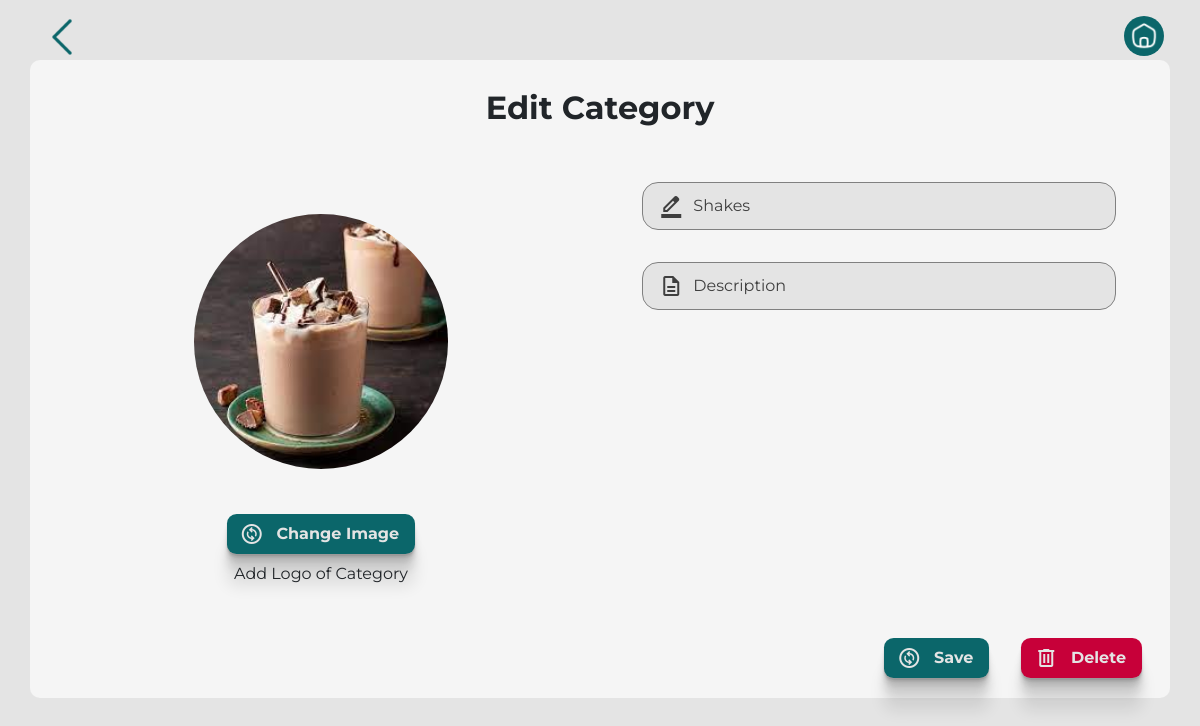
Page /client/category/4/ (signed in) on the committed database.
### client/models.py (models this page shows, shortened)
class Header(models.Model):
    header_text = models.CharField(max_length=100)
    image = models.ImageField(upload_to='images', height_field=None, width_field=None, max_length=None, blank=True, null=True)
    menu = models.ForeignKey(Menu, on_delete=models.CASCADE, related_name='headers')
    description = models.CharField(max_length=50, blank= True, default="")

### client/views.py (the view, shortened to what this page needs)
# urls.py: path('category/<int:id>/', views.categoryEdit, name='category'),
@login_required
@menu_creation
def categoryEdit(request, id):
    header = Header.objects.get(id = id)
    if header.menu.user==request.user:
        return render(request, 'client/categoryEdit.html', {'header': header})
    else:
        return HttpResponse('you are forbidden to visit this page :(')

### client/views.py (called while the page is built)
def menu_creation(view_func, verification_url="/client/getstarted/"):
    @functools.wraps(view_func)
    def wrapper(request, *args, **kwargs):
        if Menu.objects.filter(user=request.user).exists():
            return view_func(request, *args, **kwargs)
        messages.info(request, "create menu first")
        return redirect(verification_url)
    return wrapper

### templates/client/categoryEdit.html (shortened to what this page needs)
{% load static %}
<!DOCTYPE html>
<html lang="en">
  <head>
    <link rel="stylesheet" href="{% static 'css/styleAdmin.css' %}" />
    <link
      href="https://cdn.jsdelivr.net/npm/bootstrap@5.3.1/dist/css/bootstrap.min.css"
      rel="stylesheet"
    />
  </head>
  <body>
    <button href="#" onclick="goBack()" class="back-btn"><img src="{% static  'assets/back_png.png'%}" alt=""></button>
    <a href="/client/psudoPanel" class="home-btn"><img src="{% static  'assets/home-btn.png'%}" alt=""></a>
    <form
    action=""
    method="POST"
    class="container"
    enctype="multipart/form-data"
    >
      <h2>Edit Category</h2>
      <div class="myleftright">
        <div  class="leftBlock">
          <div onclick="open_file1()" class="myImgForEdit">
            {% if header.image %}
            <img src="{{header.image.url}}" alt="">
            {% else %}
            <img src="{% static "images/sadfrog.jpg" %}" alt="">
            {% endif %}
          </div>
          <div onclick="open_file1()" id="" class="buttonBlockEditItem">
            <span class="material-symbols-outlined">change_circle</span>
            <p>Change Image</p>
          </div>
          <p id="fileName">Add Logo of Category</p>
        </div>
        <div class="rightBlock">
          <div class="inputArea">
            <span class="material-symbols-outlined"> border_color </span>
            <input
              type="text"
              placeholder="Category Name"
              name="categoryName"
              value="{{header.header_text}}"required
            />
          </div>
          <div class="inputArea">
            <span class="material-symbols-outlined"> description </span>
            <input
              type="text"
              placeholder="Description"
              name="description"
              size="10"
              value="{{header.description}}"
            />
          </div>
        </div>
      </div>
      <div class="buttonListEdit">
        <button type="submit"  id="saveChangeButton" class="buttonBlockEditItem" name="saveSubmit">
          <span class="material-symbols-outlined">change_circle</span>
          <p>Save</p>
        </button>
        <button onclick="deleteAction()" type="submit" id="deleteButton" class="buttonBlockEditItem" name="deleteSubmit">
          <span class="material-symbols-outlined">delete</span>
          <p>Delete</p>
        </button>
      </div>
    </form>
  </body>
</html>

### static/css/styleAdmin.css (style rules this page uses)
:root { --text: #3f3f3f; --background: #e4e4e4; --primaryDark : #0B666A; --navPrimaryDark : #071952; --primary : #0B666A; --alertRed : #C70039; --secondary :#F5EDDC; }
* { font-family: 'Montserrat', sans-serif; scrollbar-color: var(--background); scroll-behavior: smooth; }
h1,h2,h3,h4,h5,h6 { text-transform: capitalize; }
body { color: var(--text); background-color: var(--background) !important; }
.back-btn { position: absolute; top: 2vh; left: 3vw; background-color: transparent; border: none; }
.back-btn img { width: 40px ; height: 40px; }
.home-btn { position: absolute; top: 2vh; right: 3vw; background-color: var(--primary); border-radius: 50%; display: flex; justify-content: center; align-items: center; width: 40px; height:40px; }
.home-btn img { width: 30px; height: 30px; }
.container { max-width: 1140px; z-index: 11; background-color: whitesmoke; margin: 5% 20%; padding: 0.8rem; border-radius: 10px; }
.container > h2,h1 { font-weight: bolder; text-align: center; margin: 1rem; }
.myleftright { display: flex; flex-direction: row; justify-content: space-evenly; align-items: center; align-content: center; margin-top: 1.4rem; }
.leftBlock { width: 100%; height: 57vh; display: flex; justify-content: left; flex-direction: column; align-items: center; padding: 1rem; }
.rightBlock { width: 100%; padding: 1rem; display: flex; flex-direction: column; align-items: center; height: 60vh; }
.myImgForEdit { border-radius: 1rem; height: 60%; width: 10rem; margin: auto; display: flex; justify-content: center; object-fit: cover; border-radius: 50%; }
.myImgForEdit > img { border-radius: 50%; }
.inputArea { background-color: var(--background); height: 3rem; display: flex; justify-content: left; align-items: center; align-content: center; width: 90%; margin: 1rem auto; border: 1px solid gray; border-radius: 1rem; padding: 0.5rem; }
.inputArea > span { margin: 0 0.5rem; color: var(--text); }
::placeholder { opacity: 1; color: var(--text); }
.inputArea > input { z-index: 111; background-color: var(--background); border: none; color: var(--text); outline: none; width: 100%; }
@media only screen and (min-width: 700px) { .container { margin-bottom: 0 !important ; } }
.addCategoryButtonBlock > p,span { margin: auto 0.3rem; }
.buttonListEdit { display: flex; justify-content: end; }
.buttonBlockEditItem { display: flex; justify-content: center; align-items: center; align-content: center; margin: 0.5rem 1rem; padding: 0.5rem; background-color: var(--primaryDark); border-radius: 0.6rem; outline: none; border: none; box-shadow: 0 2px 1px rgba(0,0,0,0.09), 0 4px 2px rgba(0,0,0,0.09), 0 8px 4px rgba(0,0,0,0.09), 0 16px 8px rgba(0,0,0,0.09), 0 32px 16px rgba(0,0,0,0.09); }
#deleteButton { background-color: var(--alertRed) !important; }
.buttonBlockEditItem , .buttonListEdit :hover { cursor: pointer; }
.buttonBlockEditItem > p { margin: auto 0.5rem ; color: var(--background); font-weight: bolder; }
.buttonBlockEditItem > span { color: var(--background); }

### rows in the picture
Header: image (picture), categoryName "Shakes"
